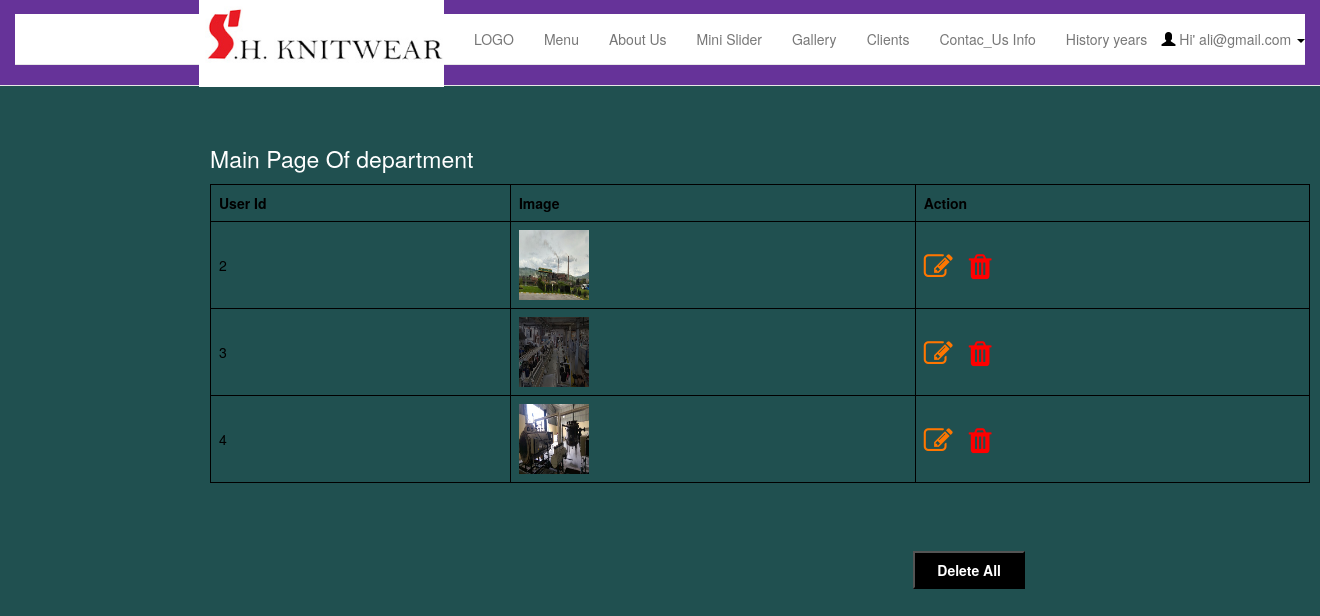
Page /admin/mange_mini_slider.php (signed in) on the committed database.
### tables this page shows
CREATE TABLE `users` (
  `userId` int(11) NOT NULL,
  `userName` varchar(30) NOT NULL,
  `userEmail` varchar(60) NOT NULL,
  `userPass` varchar(255) NOT NULL
);

CREATE TABLE `mini_slider` (
  `user_id` int(11) NOT NULL,
  `image` varchar(50) NOT NULL
);

### admin/mange_mini_slider.php (the view, shortened to what this page needs)
<?php
include "config.php";
include "header.php";
?>
<html>
<head>
<link rel="stylesheet" href="https://cdnjs.cloudflare.com/ajax/libs/font-awesome/4.7.0/css/font-awesome.min.css">
</head>
<body>
<table style="width:1100px;  margin:135px 210px; ">
<caption style="color: #fff; font-size: 23px;">Main Page Of department </caption>
<tr>
    <th>User Id</th>
    <th>Image</th>
    <th>Action</th>
</tr>
                    <?php
                        $sql = "SELECT * FROM mini_slider ";
                           $result = $conn->query($sql);
                           if ($result->num_rows > 0) {
                            while($row = $result->fetch_assoc()) {
                            $user_id = $row["user_id"];
                            $image= $row['image'];
                    ?>
                    <tr>
                        <td><?php echo $user_id; ?></td>
                        <td><img src="mini_slider/<?php echo $image; ?>" height="70px;" width="70px;" /></td>
                        <td>
                            <a href="update_mini_slider.php?id=<?php echo $user_id; ?>" style="font-size: 29px;" ><i class="fa fa-pencil-square-o" aria-hidden="true" style="color: #ff7600;"></i></a>
                            <a href="del_mini_slider.php?id=<?php echo $user_id; ?>" onClick="return do_confirm();" style="margin-left:12px; font-size: 29px;"><i class="fa fa-trash" aria-hidden="true" style="color: red;"></i></a>
                        </td>
                    </tr>
                    <?php }} ?>
</table>
                    <?php
                        $sql = "SELECT * FROM mini_slider ";
                           $result = $conn->query($sql);
                           if ($result->num_rows > 0) {
                            while($row = $result->fetch_assoc()) {
                            $user_id= $row['user_id'];
                    ?>
                        <a href="all_del_mini_slider.php?id=<?php echo $user_id; ?>" onClick="return do_confirm();">
                            <input type="submit" name="submit" value="Delete All" style="background-color: #000; color: #fff;">
                        </a>
                    <?php }} ?>
</body>
</html>

### admin/header.php (shortened to what this page needs)
<?php
	require_once 'dbconnect.php';
	$res=mysqli_query($conn,"SELECT * FROM users WHERE userId=".$_SESSION['user']);
	$userRow=mysqli_fetch_array($res);
?>
<!DOCTYPE html>
<html>
<head>
<link rel="stylesheet" href="assets/css/bootstrap.min.css" type="text/css"  />
<link rel="stylesheet" href="style.css" type="text/css" />
	<link href="http://netdna.bootstrapcdn.com/bootstrap/3.3.5/css/bootstrap.css" rel="stylesheet">
<link rel="stylesheet" href="https://cdnjs.cloudflare.com/ajax/libs/font-awesome/4.7.0/css/font-awesome.min.css">
</head>
<body style="background-color:rgb(32, 80, 80);">
	<nav class="navbar navbar-default navbar-fixed-top">
      <div class="container-fluid" style="    background: rebeccapurple;">
        <div class="navbar-header">
          <a class="navbar-brand" href="home.php"><img src="1.png"  width="169px"></a>
        </div>
        <div id="navbar" class="navbar-collapse collapse dropdown" style="margin-top:14px;">
			<div id="navbar">
					  <nav class="navbar navbar-default navbar-static-top" role="navigation">
						<div class="navbar-header">
						  <a class="navbar-brand"href="home.php"><img src="logo1.jpg" style="margin-top:-29px; width: 245px;"></a>
						</div>
						<div class="collapse navbar-collapse" id="navbar-collapse-1" style="    background: white;">
						  <ul class="nav navbar-nav">
							<li><a href="mange_logo.php">LOGO</a></li>
							<li class="dropdown">
							  <a href="home.php" class="dropdown-toggle" data-toggle="dropdown">Menu</a>
							</li>
							<li class="dropdown">
							  <a href="home.php" class="dropdown-toggle" data-toggle="dropdown">About Us</a>
							</li>
							<li class="dropdown">
							  <a href="home.php" class="dropdown-toggle" data-toggle="dropdown">Mini Slider </a>
							</li>
							<li class="dropdown">
							  <a href="home.php" class="dropdown-toggle" data-toggle="dropdown">Gallery </a>
							</li>
							<li class="dropdown">
							  <a href="home.php" class="dropdown-toggle" data-toggle="dropdown">Clients </a>
							</li>
							<li class="dropdown">
							  <a href="home.php" class="dropdown-toggle" data-toggle="dropdown">Contac_Us Info </a>
							</li>
							<li class="dropdown">
							  <a href="home.php" class="dropdown-toggle" data-toggle="dropdown">History years </a>
							</li>
						  </ul>
						</div>
						 	<ul class="nav navbar-nav navbar-right">
					            <li class="dropdown" style="margin-top:-50px;">
					              <a href="#" class="dropdown-toggle" data-toggle="dropdown" role="button" aria-haspopup="true" aria-expanded="false">
								  <span class="glyphicon glyphicon-user"></span>&nbsp;Hi' <?php echo $userRow['userEmail']; ?>&nbsp;<span class="caret"></span></a>
					            </li>
					         </ul>
					  </nav>
				</div>
        </div>
      </div>
    </nav>

### admin/style.css (style rules this page uses)
* { margin:0; padding:0; }
@media (min-width: 768px) { #navbar { text-align: center; } }

### admin/header.php (style rules this page uses)
* { padding:0px; margin:0px; color: black; }
table, th,td { border: 1px solid black; border-collapse: collapse; }
th, td { padding: 8px; }

### admin/mange_mini_slider.php (style rules this page uses)
* { padding:0px; margin:0px; }
table, th,td { border: 1px solid black; border-collapse: collapse; }
th, td { padding: 8px; }
input { float: right; margin-right: 295px; margin-top: -67px; padding: 7px 22px; font-weight: 700; background-clip: padding-box; }
th { color: #000; }

### rows in the picture
users: userEmail "ali@gmail.com"
mini_slider: user_id "2", image (picture)
mini_slider: user_id "3", image (picture)
mini_slider: user_id "4", image (picture)
